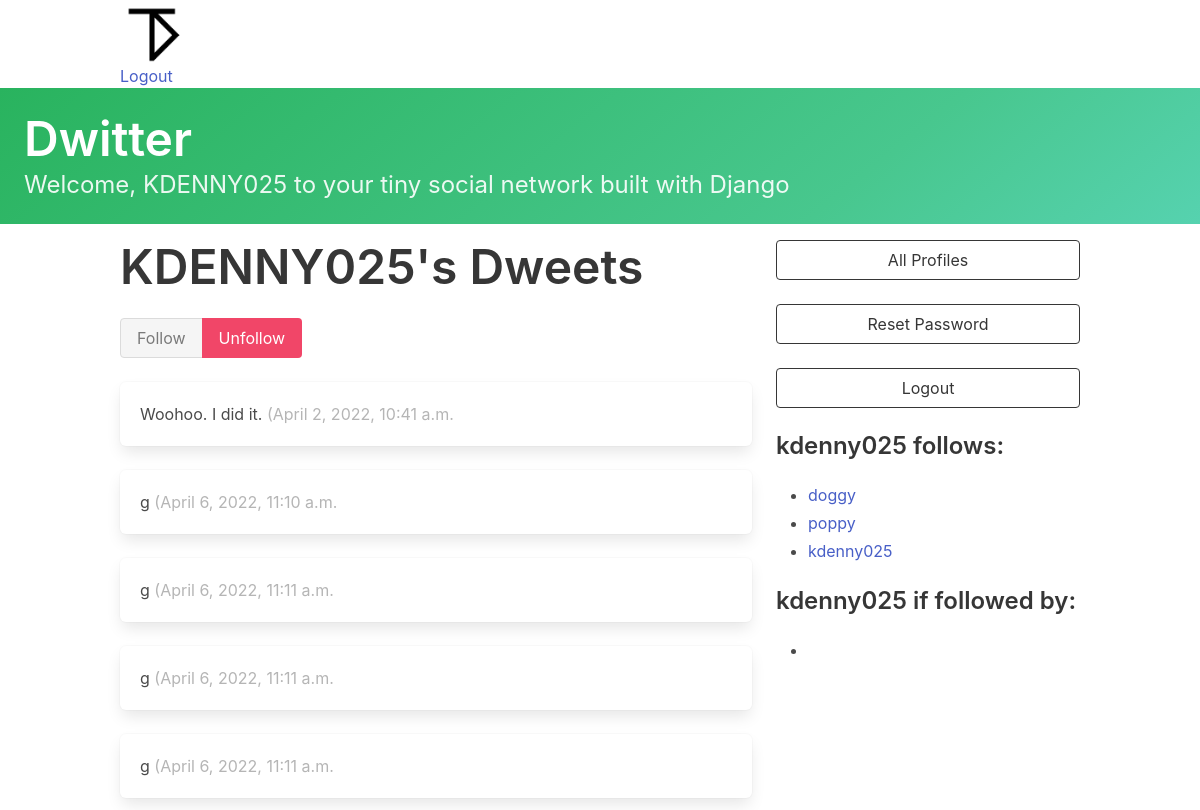
Page /profile/3 (signed in) on the committed database.
### dwitter/models.py (models this page shows, shortened)
class Profile(models.Model):
    user = models.OneToOneField(User, on_delete=models.CASCADE)
    follows = models.ManyToManyField(
        "self",
        related_name="followed_by",
        symmetrical=False,
        blank=True
    )
    def __str__(self):
        return self.user.username

class Dweet(models.Model):
    user = models.ForeignKey(
        User, related_name="dweets", on_delete=models.DO_NOTHING
    )
    body = models.CharField(max_length=140)
    created_at = models.DateTimeField(auto_now_add=True)

### dwitter/views.py (the view, shortened to what this page needs)
# urls.py: path('profile/<int:pk>', profile, name="profile"),
def profile(request, pk):
    if not hasattr(request.user, 'profile'):
        missing_profile = Profile(user=request.user)
        missing_profile.save()
    profile = Profile.objects.get(pk=pk)
    return render(request, "dwitter/profile.html", {"profile": profile})

### dwitter/templates/dwitter/profile.html (shortened to what this page needs)
{%  extends 'base.html' %}
{% block content %}
<div class="column">
        <div class="block">
            <h1 class="title is-1">
                {{ profile.user.username|upper }}'s Dweets
            </h1>
        <form method="post">
            <div class="buttons has-addons">
                {% if profile in user.profile.follows.all %}
                    <button class="button is-success is-static">Follow</button>
                    <button class="button is-danger" name="follow" value="unfollow">
                        Unfollow
                    </button>
                {% else %}
                    <button class="button is-success" name="follow" value="follow">
                        Follow
                    </button>
                    <button class="button is-danger is-static">Unfollow</button>
                {% endif %}
            </div>
        </form>
        </div>
    <div class="content">
    {% for dweet in profile.user.dweets.all %}
        <div class="box">
            {{ dweet.body }}
            <span class="is-small has-text-grey-light">
                ({{ dweet.created_at }}
            </span>
        </div>
    {% endfor %}
    </div>
</div>
<div class="column is-one-third">
    <div class="block">
        <a href="{% url 'dwitter:profile_list' %}">
            <button class="button is-dark is-outlined is-fullwidth">
                All Profiles
            </button>
        </a>
    </div>
    <div class="block">
        <a href="{% url 'dwitter:password_change'  %} ">
            <button class="button is-dark is-outlined is-fullwidth">
                Reset Password
            </button>
        </a>
    </div>
    <div class="block">
        <a href="{% url 'dwitter:logout'  %} ">
            <button class="button is-dark is-outlined is-fullwidth">
                Logout
            </button>
        </a>
    </div>
    <div class="block">
        <h3 class="title is-4">
            {{ profile.user.username }} follows:
        </h3>
        <div class="content">
            <ul>
            {% for following in profile.follows.all %}
                <li>
                    <a href="{% url 'dwitter:profile' following.id %}">
                        {{ following }}
                    </a>
                </li>
            {% endfor %}
            </ul>
        </div>
    </div>
    <div class="block">
        <h3 class="title is-4">
            {{ profile.user.username }} if followed by:
        </h3>
        <div class="content">
            <ul>
                {% for followers in profile.followed_by.all %}
                    <li>
                    </li>
                {% endfor %}
            </ul>
        </div>
    </div>
</div>
{% endblock content %}

### dwitter/templates/base.html (shortened to what this page needs)
<!DOCTYPE html>
<html lang="en">
<head>
    <link rel="stylesheet"
          href="https://cdn.jsdelivr.net/npm/bulma@0.9.3/css/bulma.min.css">
</head>
<body>
    <div class = "container">
        <span class = "logo">
            <span class="media-left image is-64x64">
                    {% load static %}
                    <img src="{% static 'media/Data_Team_Logo_Small.png' %}">
            </span>
            <div class="block">
                {% if user.is_authenticated %}
                    <a href="{% url 'dwitter:logout' %}">Logout</a>
                {% else %}
                    <a href="{% url 'dwitter:login' %}">Login</a>
                {% endif %}
            </div>
        </span>
    </div>
    <a href="{%  url 'dwitter:dashboard' %} ">
    <section class="hero is-small is-success is-bold mb-4">
        <div class="hero-body">
            <h1 class="title is-1">Dwitter</h1>
            <p class="subtitle is-4">
                Welcome, {{ user.username|upper }} to your tiny social network built with Django
            </p>
        </div>
    </section>
    </a>
    <div class="container">
        <div class="columns is-centered">
            {% block content %}
            {% endblock content %}
        </div>
    </div>
</body>
</html>

### rows in the picture
Profile: user.username "KDENNY025", user.username "kdenny025"
Dweet: body "Woohoo. I did it.", created_at "April 2, 2022, 10:41 a.m."
Dweet: body "g", created_at "April 6, 2022, 11:10 a.m."
Dweet: body "g", created_at "April 6, 2022, 11:11 a.m."
Dweet: body "g", created_at "April 6, 2022, 11:11 a.m."
Dweet: body "g", created_at "April 6, 2022, 11:11 a.m."
Profile: user.username "doggy"
Profile: user.username "poppy"

### other values in the picture
{{ user.username|upper }} "KDENNY025"
